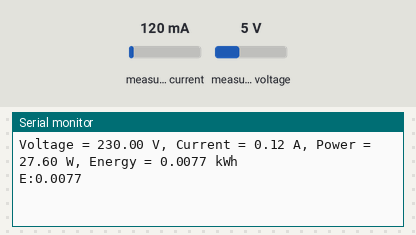
Bench run of a sketch on a simulated Arduino Uno, built with avr-gcc and run on an emulated ATmega328P. Parts: the last lines printed to the serial monitor. Inputs (shaded band) come from the test bench; at power-on: measured current 120 mA, measured voltage 5 V.

Above: at 1.8 s.
1.9 s: measured current set to 40 mA
At 2.39 s:
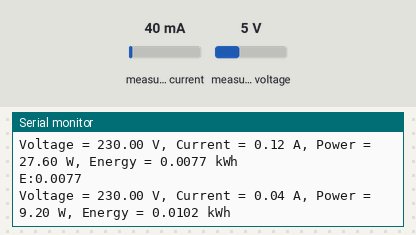
3.4 s: measured voltage set to 0.3 V
At 3.8 s:
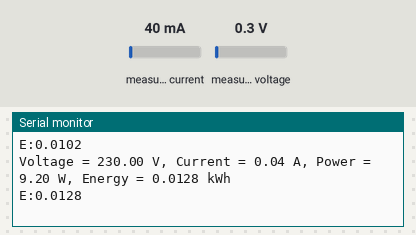
4.9 s: measured current set to 500 mA
At 6.2 s:
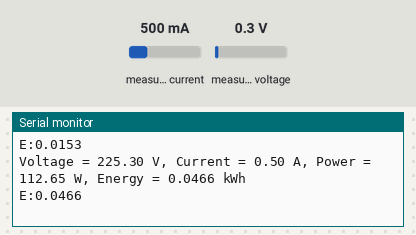
6.4 s: measured voltage set to 3.8 V
At 7.2 s:
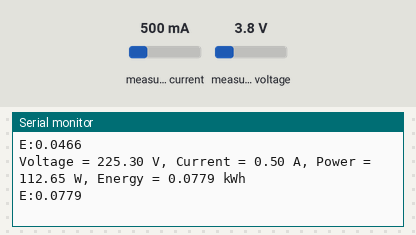
Timing chart, 0 to 8.9 s (numbered marks = the images above; inputs shaded):
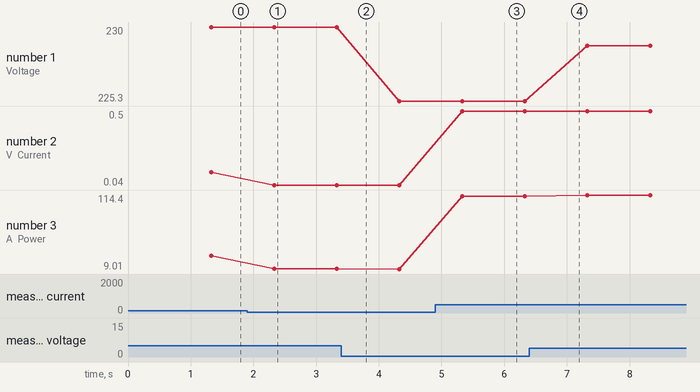

Measured:
- after the input at 1.9 s, the serial monitor: prints a new line after 0.43 s (image 1)
- after the input at 4.9 s, the serial monitor: prints a new line after 0.43 s (image 3)
- plotted number 1: 230 → 225.3 after the input at 3.4 s, 225.3 → 228.8 after the input at 6.4 s
- plotted number 2: 0.12 → 0.04 after the input at 1.9 s, 0.04 → 0.5 after the input at 4.9 s
- plotted number 3: 27.6 → 9.2 after the input at 1.9 s, 9.2 → 9.01 after the input at 3.4 s, 9.01 → 112.65 after the input at 4.9 s, 112.65 → 114.4 after the input at 6.4 s

The sketch:

vsncs.ino
```cpp
#include <SPI.h>
#include <Wire.h>
#include <ZMPT101B.h>
#include <ACS712.h>  // Include the ACS712 library

// Define pins
#define VOLTAGE_SENSOR_PIN A0
#define CURRENT_SENSOR_PIN A1

// AC mains frequency in your country
#define AC_FREQUENCY 50.0

// Initialize ZMPT101B voltage sensor
ZMPT101B voltageSensor(VOLTAGE_SENSOR_PIN, AC_FREQUENCY); // Constructor with pin and frequency
ACS712 currentSensor(ACS712_05B, CURRENT_SENSOR_PIN);

// Constants
const int samples = 10;            // Number of samples for averaging
const float interval = 1.0;       // Measurement interval in seconds
unsigned long lastUpdateTime = 0; // Time tracker for updates

// Variables
float totalEnergy = 0.0; // Total energy in kWh

void setup() {
  Serial.begin(9600);
  currentSensor.calibrate();
}

void loop() {
  unsigned long currentTime = millis();

  // Measure only at defined intervals
  if (currentTime - lastUpdateTime >= interval * 1000) {
    lastUpdateTime = currentTime;

    // Measure voltage RMS
    float voltageRMS = voltageSensor.getRmsVoltage();

    // Measure current RMS using sampling
    float currentSum = 0;
    for (int i = 0; i < samples; i++) {
      currentSum += currentSensor.getCurrentAC();
      delay(10);
    }
    float current = currentSum / samples;

    // Calculate instantaneous power (P = V * I)
    float power = voltageRMS * current; // Power in watts

    // Accumulate energy (E = P * t), convert to kWh (1 watt-second = 1/3600 kWh)
    totalEnergy += (power * interval) / 3600.0;

    // Print results for debugging
    Serial.print("Voltage = ");
    Serial.print(voltageRMS, 2);
    Serial.print(" V, Current = ");
    Serial.print(current, 2);
    Serial.print(" A, Power = ");
    Serial.print(power, 2);
    Serial.print(" W, Energy = ");
    Serial.print(totalEnergy, 4);
    Serial.println(" kWh");

    // Send energy data to the main board in the format "E:<kWh>"
    Serial.print("E:");
    Serial.println(totalEnergy, 4); // Send total energy in kWh
  }
}
```
